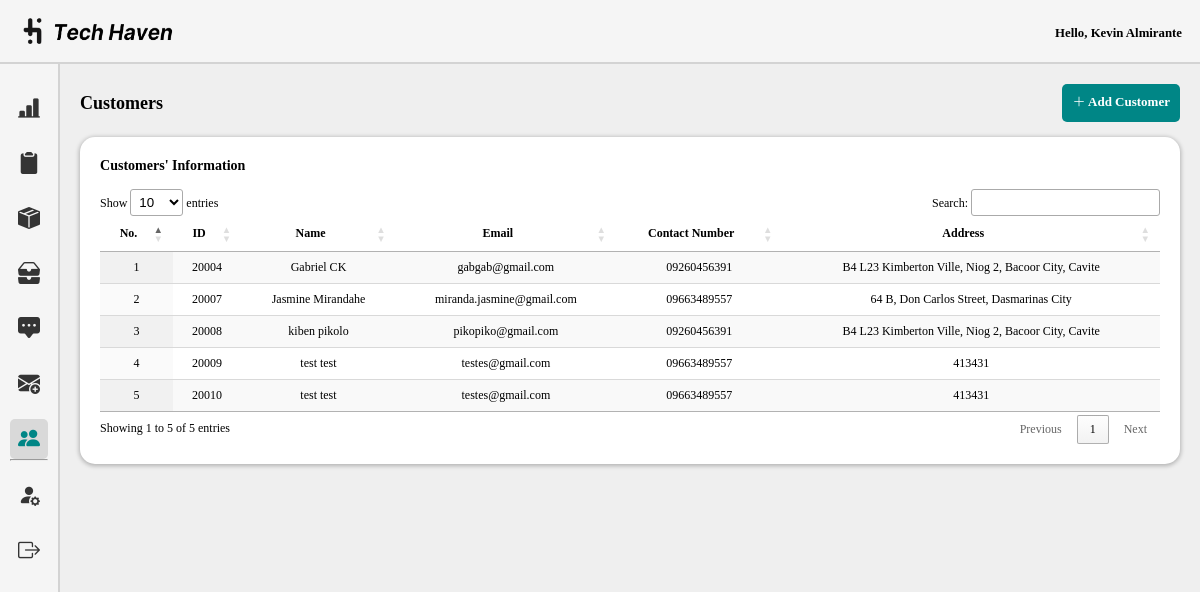
Page /admin/users.php (signed in) on the committed database.
### tables this page shows
CREATE TABLE `customerinfo` (
  `customerID` int(100) NOT NULL,
  `name` text NOT NULL,
  `email` varchar(250) NOT NULL,
  `contactNum` varchar(100) NOT NULL,
  `address` varchar(250) NOT NULL,
  `password` varchar(100) NOT NULL
);

### admin/users.php (the view, shortened to what this page needs)
<!DOCTYPE html>
<html lang="en">
<head>
    <link rel="stylesheet" href="css/dashboard.css">
    <link rel="stylesheet" href="../assets/font/inter.css">
    <link rel="stylesheet" href="../node_modules/bootstrap-icons/font/bootstrap-icons.css">
    <link rel="stylesheet" type="text/css" href="https://cdn.datatables.net/1.10.25/css/jquery.dataTables.css">
</head>
<body>
    <header class="nav">
        <div class="nav-left">
            <img src="../assets/img/tech-haven-logo2.png" alt="Tech Haven Logo" id="logo">
        </div>
        <div class="nav-right">
        <p style="font-size: 0.8rem; font-style: normal; margin-top:5px;">
                Hello, <?php echo htmlspecialchars($_SESSION['name']); ?>
        </p>    </div>
    </header>
    <section class="container">
        <div class="sidebar">
            <ul class="sidebar-list">
                <li class="sidebar-list-item">
                    <a href="dashboard.php" class="sidebar-link tooltip-trigger" data-tooltip="Dashboard">
                          <i class="bi bi-bar-chart-line-fill"></i>
                     </a>
                </li>
                <li class="sidebar-list-item">
                     <a href="orders.php" class="sidebar-link tooltip-trigger" data-tooltip="Orders">
                          <i class="bi bi-clipboard2-fill"></i>
                     </a>
                </li>
                <li class="sidebar-list-item">
                     <a href="products.php" class="sidebar-link tooltip-trigger" data-tooltip="Products">
                          <i class="bi bi-box-seam-fill"></i>
                     </a>
                </li>
                <li class="sidebar-list-item">
                     <a href="inventory.php" class="sidebar-link tooltip-trigger" data-tooltip="Inventory">
                          <i class="bi bi-inboxes-fill"></i>
                    </a>
                </li>
                <li class="sidebar-list-item">
                     <a href="feedbacks.php" class="sidebar-link tooltip-trigger" data-tooltip="Feedbacks">
                         <i class="bi bi-chat-square-dots-fill"></i>
                     </a>
                </li>
                <li class="sidebar-list-item">
                     <a href="advertisement.php" class="sidebar-link tooltip-trigger" data-tooltip="Messages">
                         <i class="bi bi-envelope-plus-fill"></i>
                     </a>
                </li>
                <li class="sidebar-list-item">
                     <a href="users.php" class="sidebar-link tooltip-trigger active" data-tooltip="Users">
                         <i class="bi bi-people-fill"></i>
                     </a>
                </li>
                <hr>
                <li class="sidebar-list-item">
                     <a href="profile.php" class="sidebar-link tooltip-trigger" data-tooltip="Edit Profile">
                         <i class="bi bi-person-fill-gear"></i>
                     </a>
                </li>
                <li class="sidebar-list-item">
                     <a href="logout.php" class="sidebar-link tooltip-trigger" data-tooltip="Logout">
                         <i class="bi bi-box-arrow-right"></i>
                     </a>
                </li>
              </ul>
          </div>
    <div class="dashboard-content">
            <div class="heading-container">
        <h1>Customers</h1>
            <div class="heading-buttons">
                <a href="#" class="button-link" onclick="openNewProductWindow()"><i class="bi bi-plus-lg"></i> Add Customer</a>
            </div>
        </div>
<br>
        <div class = "wrapper-dashboard">
        <h3>Customers' Information</h3><br>
       <table id="example" class="display" style="width:100%">
            <thead>
                <tr>
                    <th>No.</th>
                    <th>ID</th>
                    <th>Name</th>
                    <th>Email</th>
                    <th>Contact Number</th>
                    <th>Address</th>
                </tr>
            </thead>
            <tbody>
                <?php
                $servername = "localhost";
                $username = "root";
                $password = "";
                $dbname = "th_db";
                $conn = new mysqli($servername, $username, $password, $dbname);
                $sql = "SELECT customerID, name, email, contactNum, address FROM customerInfo";
                $result = $conn->query($sql);
                if ($result->num_rows > 0) {
                    $counter = 1;
                    while($row = $result->fetch_assoc()) {
                        echo "<tr>";
                        echo "<td>" . $counter . "</td>";
                        echo "<td>" . $row["customerID"] . "</td>";
                        echo "<td>" . $row["name"] . "</td>";
                        echo "<td>" . $row["email"] . "</td>";
                        echo "<td>" . $row["contactNum"] . "</td>";
                        echo "<td>" . $row["address"] . "</td>";
                        echo "</tr>";
                        $counter++;
                    }
                } else {
                    echo "<tr><td colspan='6'>No results found</td></tr>";
                }
                ?>
            </tbody>
        </table>
        </div>
    </div>
    </section>
</body>
</html>

### admin/css/dashboard.css (style rules this page uses)
* { margin: 0; box-sizing: border-box; padding: 0; }
:root { --lightColor: #F5F5F5; --shadedColor: #E7E7E7; --darkModeNav: #292929; --darkBody: #5C5C5C; }
.nav { background: var(--lightColor); display: flex; justify-content: space-between; align-items: center; height: 4rem; font: italic 600 20px/normal 'Inter'; box-shadow: 0px 2px 2px 0px rgba(0, 0, 0, 0.25); border-bottom: 2px solid #D3D3D3; }
.nav img { width: 150px; margin-left: 15%; }
.nav-left, .nav-middle, .nav-right { display: flex; align-items: center; }
.nav-right { display: flex; justify-content: space-between; margin-right: 1.5%; }
.sidebar { margin-top:0; width: 60px; height: 917px; flex-shrink: 0; background: var(--lightColor); padding:10px; border-right: 2px solid #D3D3D3; }
.nav-right, .sidebar-link { display: flex; justify-content: center; align-items: center; }
.sidebar-link { height: 40px; width: 100%; display: flex; justify-content: center; align-items: center; text-decoration: none; color: #5C5C5C; border-radius: 5px; }
.sidebar-list-item { height: 100%; display: flex; justify-content: center; align-items: center; margin-top: 15px; }
.sidebar-list-item i { font-size:22px; color:#343434; }
.tooltip-trigger { position: relative; }
.sidebar-link.active .bi { color: #008686; }
.sidebar-link.active { background: #D9D9D9; }
.container { display: flex; }
.dashboard-content { padding: 20px; font: 12px/normal 'Inter'; background-color: #EFEFEF; }
.wrapper-dashboard { width: 100%; height: auto; flex-shrink: 0; padding:20px; border-radius: 15px; background: #FFF; box-shadow: 0px 1px 4px 1px rgba(0, 0, 0, 0.25); }

### admin/users.php (style rules this page uses)
.dashboard-content { width: 100%; padding: 20px; }
#example { width: 100% !important; margin: auto; }
#example th, #example td { text-align: center; }
.button-link { width: auto; height: 38px; flex-shrink: 0; display: inline-block; font-size: 13px; text-align: center; text-decoration: none; color:white; padding:10px; margin-left:10px; font-weight:bold; border-radius:5px; background-color: #008686; }
.heading-container { display: flex; align-items: center; justify-content: space-between; }

### rows in the picture
customerinfo: customerID "20004", name "Gabriel CK", email "gabgab@gmail.com", contactNum "09260456391", address "B4 L23 Kimberton Ville, Niog 2, Bacoor City, Cavite"
customerinfo: customerID "20007", name "Jasmine Mirandahe", email "miranda.jasmine@gmail.com", contactNum "09663489557", address "64 B, Don Carlos Street, Dasmarinas City"
customerinfo: customerID "20008", name "kiben pikolo", email "pikopiko@gmail.com", contactNum "09260456391", address "B4 L23 Kimberton Ville, Niog 2, Bacoor City, Cavite"
customerinfo: customerID "20009", name "test test", email "testes@gmail.com", contactNum "09663489557", address "413431"
customerinfo: customerID "20010", name "test test", email "testes@gmail.com", contactNum "09663489557", address "413431"

### other values in the picture
$_SESSION['name'] "Kevin Almirante"
